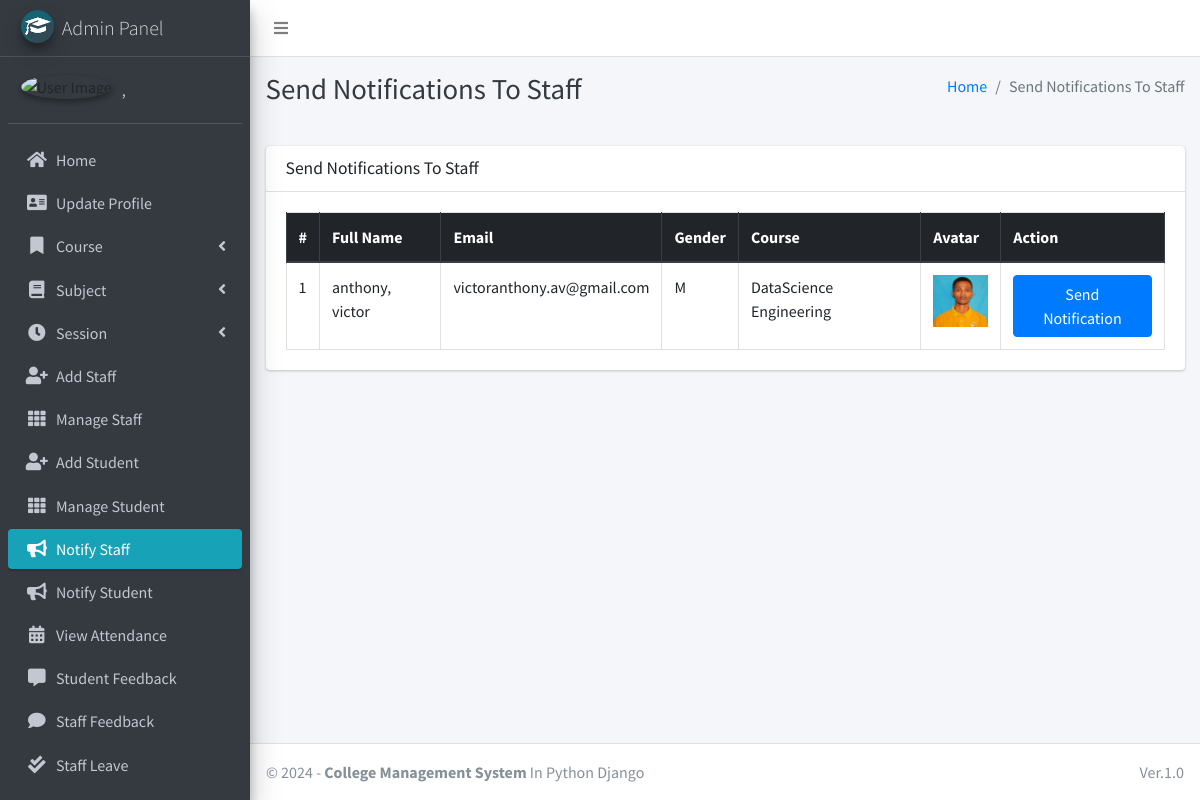
The page /admin_notify_staff (signed in) on the database its author committed.
### main_app/models.py (models this page shows, shortened)
class CustomUser(AbstractUser):
    USER_TYPE = ((1, "HOD"), (2, "Staff"), (3, "Student"))
    GENDER = [("M", "Male"), ("F", "Female")]
    username = None  # Removed username, using email instead
    email = models.EmailField(unique=True)
    user_type = models.CharField(default=1, choices=USER_TYPE, max_length=1)
    gender = models.CharField(max_length=1, choices=GENDER)
    profile_pic = models.ImageField()
    address = models.TextField()
    fcm_token = models.TextField(default="")  # For firebase notifications
    created_at = models.DateTimeField(auto_now_add=True)
    updated_at = models.DateTimeField(auto_now=True)
    USERNAME_FIELD = "email"
    REQUIRED_FIELDS = []
    objects = CustomUserManager()
    def __str__(self):
        return self.last_name + ", " + self.first_name

class Staff(models.Model):
    course = models.ForeignKey(Course, on_delete=models.DO_NOTHING, null=True, blank=False)
    admin = models.OneToOneField(CustomUser, on_delete=models.CASCADE)

class Course(models.Model):
    name = models.CharField(max_length=120)
    created_at = models.DateTimeField(auto_now_add=True)
    updated_at = models.DateTimeField(auto_now=True)

### main_app/hod_views.py (the view)
# urls.py: path("admin_notify_staff", hod_views.admin_notify_staff,
def admin_notify_staff(request):
    staff = CustomUser.objects.filter(user_type=2)
    context = {
        'page_title': "Send Notifications To Staff",
        'allStaff': staff
    }
    return render(request, "hod_template/staff_notification.html", context)

### main_app/templates/hod_template/staff_notification.html (shortened to what this page needs)
{% extends 'main_app/base.html' %}
{% load static %}
{% block page_title %}{{page_title}}{% endblock page_title %}
{% block content %}
<section class="content">
    <div class="container-fluid">
        <div class="row">
            <div class="col-md-12">
                <div class="card">
                    <div class="card-header">
                        <h3 class="card-title">{{page_title}}</h3>
                    </div>
                    <div class="card-body">
                        <table id="example2" class="table table-bordered table-hover">
                            <thead class="thead-dark">
                                <tr>
                                    <th>#</th>
                                    <th>Full Name</th>
                                    <th>Email</th>
                                    <th>Gender</th>
                                    <th>Course</th>
                                    <th>Avatar</th>
                                    <th>Action</th>
                                </tr>
                            </thead>
                            <tbody>
                                {% for staff in allStaff %}
                                <tr>
                                    <td>{{ forloop.counter }}</td>
                                    <td>{{staff.last_name}}, {{staff.first_name}}</td>
                                    <td>{{staff.email}}</td>
                                    <td>{{staff.gender}}</td>
                                    <td>{{staff.staff.course.name}}</td>
                                    <td>
                                        {% if staff.profile_pic == ""  %}
                                        No Image
                                        {% else %}
                                        <img class="img img-fluid mb-2" height="56" width="56"
                                            src="{{staff.profile_pic}}" alt="">
                                        {% endif %}
                                    </td>
                                    <td><button data-toggle = "modal" data-target = "#myModal"class="btn btn-primary show_notification" value="{{staff.id}}">Send Notification</button>
                                    </td>
                                </tr>
                                {% endfor %}
                            </tbody>
                        </table>
                    </div>
                </div>
            </div>
        </div>
    </div>
</section>
{% endblock content %}

### main_app/templates/main_app/sidebar_template.html (shortened to what this page needs)
{% load static %}
<aside class="main-sidebar sidebar-dark-info elevation-4">
    {% if request.user.user_type == '1' %}
    <a href="{% url 'admin_home' %}" class="brand-link">
        <img src="{% static 'dist/img/cmsl.png' %} " alt="AdminLTE Logo"
            class="brand-image img-circle elevation-3" >
        <span class="brand-text font-weight-light">Admin Panel</span>
    </a>
    <div class="sidebar">
        <div class="user-panel mt-3 pb-3 mb-3 d-flex">
            <div class="image">
                <img src="{{ request.user.profile_pic}}" class="img-circle elevation-2" alt="User Image">
            </div>
            <div class="info">
                <a href="#" class="d-block">{{user}}</a>
            </div>
        </div>
        <nav class="mt-2">
            <ul class="nav nav-pills nav-sidebar flex-column" data-widget="treeview" role="menu" data-accordion="false">
                <li class="nav-item">
                    {% url 'admin_home' as admin_home %}
                    <a href="{{admin_home}}" class="nav-link {% if admin_home == request.path %} active {% endif %}">
                        <i class="nav-icon fas fa-home"></i>
                        <p>
                            Home
                        </p>
                    </a>
                </li>
                <li class="nav-item">
                    {% url 'admin_view_profile' as admin_view_profile %}
                    <a href="{{admin_view_profile}}"
                        class="nav-link {% if admin_view_profile == request.path %} active {% endif %}">
                        <i class="nav-icon fas fa-address-card"></i>
                        <p>
                            Update Profile
                        </p>
                    </a>
                </li>
                <li class="nav-item has-treeview">
                    <a href="#" class="nav-link">
                        <i class="nav-icon fas fa-bookmark"></i>
                        <p>
                            Course
                            <i class="fas fa-angle-left right"></i>
                        </p>
                    </a>
                </li>
                <li class="nav-item has-treeview">
                    <a href="#" class="nav-link">
                        <i class="nav-icon fas fa-book"></i>
                        <p>
                            Subject
                            <i class="fas fa-angle-left right"></i>
                        </p>
                    </a>
                </li>
                <li class="nav-item has-treeview">
                    <a href="#" class="nav-link">
                        <i class="nav-icon fas fa-clock"></i>
                        <p>
                            Session
                            <i class="fas fa-angle-left right"></i>
                        </p>
                    </a>
                </li>
                <li class="nav-item">
                    {% url 'add_staff' as add_staff %}
                    <a href="{{add_staff}}" class="nav-link {% if add_staff == request.path %} active {% endif %}">
                        <i class="nav-icon fas fa-user-plus"></i>
                        <p>
                            Add Staff
                        </p>
                    </a>
                </li>
                <li class="nav-item">
                    {% url 'manage_staff' as manage_staff %}
                    {% url 'edit_staff' staff_id as edit_staff %}
                    <a href="{{manage_staff}}"
                        class="nav-link {% if manage_staff == request.path or request.path == edit_staff %} active {% endif %}">
                        <i class="nav-icon fas fa-th"></i>
                        <p>
                            Manage Staff
                        </p>
                    </a>
                </li>
                <li class="nav-item">
                    {% url 'add_student' as add_student%}
                    <a href="{{add_student}}" class="nav-link  {% if add_student == request.path %} active {% endif %}">
                        <i class="nav-icon fas fa-user-plus"></i>
                        <p>
                            Add Student
                        </p>
                    </a>
                </li>
                <li class="nav-item">
                    {% url 'manage_student' as manage_student %}
                    {% url 'edit_student' student_id as edit_student %}
                    <a href="{{manage_student}}"
                        class="nav-link  {% if edit_student == request.path or manage_student == request.path %} active {% endif %}">
                        <i class="nav-icon fas fa-th"></i>
                        <p>
                            Manage Student
                        </p>
                    </a>
                </li>
                <li class="nav-item">
                    {% url 'admin_notify_staff' as admin_notify_staff %}
                    <a href="{{admin_notify_staff}}"
                        class="nav-link {% if admin_notify_staff == request.path %} active {% endif %}">
                        <i class="nav-icon fas fa-bullhorn"></i>
                        <p>
                            Notify Staff
                        </p>
                    </a>
                </li>
                <li class="nav-item">
                    {% url 'admin_notify_student' as admin_notify_student %}
                    <a href="{{admin_notify_student}}"
                        class="nav-link {% if admin_notify_student == request.path %} active {% endif %}">
                        <i class="nav-icon fas fa-bullhorn"></i>
                        <p>
                            Notify Student
                        </p>
                    </a>
                </li>
                <li class="nav-item">
                    {% url 'admin_view_attendance' as admin_view_attendance %}
                <li class="nav-item">
                    <a href="{{admin_view_attendance}}"
                        class="nav-link  {% if admin_view_attendance == request.path %} active {% endif %}">
                        <i class="nav-icon fas fa-calendar-alt"></i>
                        <p>
                            View Attendance
                        </p>
                    </a>
                </li>
                <li class="nav-item">
                    {% url 'student_feedback_message' as student_feedback_message %}
                    <a href="{{ student_feedback_message }}"
                        class="nav-link  {% if student_feedback_message == request.path %} active {% endif %}">
                        <i class="nav-icon fas fa-comment-alt"></i>
                        <p>
                            Student Feedback
                        </p>
                    </a>
                </li>
                <li class="nav-item">
                    {% url 'staff_feedback_message' as staff_feedback_message %}
                    <a href="{{staff_feedback_message}}"
                        class="nav-link   {% if staff_feedback_message == request.path %} active {% endif %}">
                        <i class="nav-icon fas fa-comment"></i>
                        <p>
                            Staff Feedback
                        </p>
                    </a>
                </li>
                <li class="nav-item">
                    {% url 'view_staff_leave' as view_staff_leave %}
                    <a href="{{view_staff_leave}}"
                        class="nav-link  {% if view_staff_leave == request.path %} active {% endif %}">
                        <i class="nav-icon fas fa-check-double"></i>
                        <p>
                            Staff Leave
                        </p>
                    </a>
                </li>
                <li class="nav-item">
                    {% url 'view_student_leave' as view_student_leave %}
                    <a href="{% url 'view_student_leave' %}"
                        class="nav-link  {% if view_student_leave == request.path %} active {% endif %}">
                    </a>
                </li>
                                        {% endif %}
                                    </ul>
                                </nav>
                            </div>
</aside>

### rows shown on the page
CustomUser: last_name+first_name ","
CustomUser: last_name "anthony", first_name "victor", email "victoranthony.av@gmail.com", gender "M", staff.course.name "DataScience Engineering", profile_pic (picture)

### other values the page prints
{{ page_title }} "Send Notifications To Staff"
